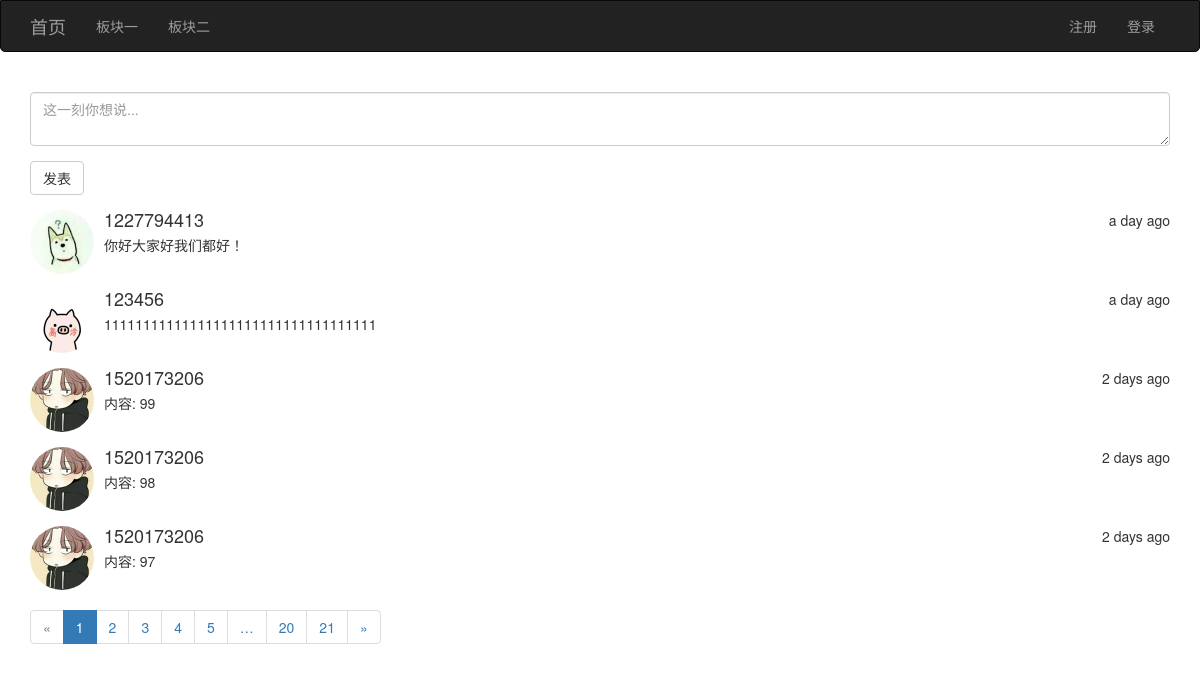
The page / on the database its author committed.
### app/models/posts.py (models this page shows)
class Posts(db.Model):
    __tablename__ = 'posts'
    id = db.Column(db.Integer, primary_key=True)
    rid = db.Column(db.Integer, index=True, default=0)
    content = db.Column(db.Text)
    timestamp = db.Column(db.DateTime, default=datetime.utcnow)
    uid = db.Column(db.Integer, db.ForeignKey('users.id'))

### app/models/users.py (models this page shows, shortened)
class User(UserMixin, db.Model):
    __tablename__ = 'users'
    id = db.Column(db.Integer, primary_key=True)
    username = db.Column(db.String(64), unique=True)
    password_hash = db.Column(db.String(128))
    email = db.Column(db.String(128), unique=True)
    confirmed = db.Column(db.Boolean, default=False)
    icon = db.Column(db.String(64), default='default.jpg')
    posts = db.relationship('Posts', backref='user', lazy='dynamic')
    favorites = db.relationship('Posts', secondary="collections", backref=db.backref('users', lazy='dynamic'), lazy='dynamic')
    @property
    def password(self):
        raise AttributeError('密码不可读')

### app/views/main.py (the view, shortened to what this page needs)
@main.route('/', methods=['GET', 'POST'])
def index():
    form = PostsForm()
    page = request.args.get('page', 1, type=int)  # 用户想查看第几页
    pagination = Posts.query.filter_by(rid=0).order_by(Posts.timestamp.desc()).paginate(page, per_page=5, error_out=False)
    posts = pagination.items
    return render_template('main/index.html', form=form, posts=posts, pagination=pagination)

### app/forms/posts.py
class PostsForm(FlaskForm):
    content = TextAreaField('', render_kw={'placeholder': '这一刻你想说...'}, validators=[Length(10, 200, message="字数不符")])
    submit = SubmitField("发表")

### app/templates/main/index.html (shortened to what this page needs)
{% extends 'commons/base.html' %}
{% from 'commons/macro.html' import pagination_show %}
{% block page_content %}
    {{ wtf.quick_form(form) }}
    {% for post in posts %}
        <div class="media">
            <div class="media-left">
                <a href="#">
                    <img class="media-object" style="width: 64px; height: 64px; border-radius: 50%" src="{{ url_for('static', filename='uploads/' + post.user.icon) }}" alt="...">
                </a>
            </div>
            <div class="media-body">
                <div style="float: right">{{ moment(post.timestamp).fromNow() }}</div>
                <h4 class="media-heading">{{ post.user.username }}</h4>
                {{ post.content }}
            </div>
        </div>
    {% endfor %}
    {{ pagination_show(pagination,'main.index') }}
{% endblock %}

### app/templates/commons/base.html (shortened to what this page needs)
{% extends 'bootstrap/base.html' %}
{% import 'bootstrap/wtf.html' as wtf %}
{% block navbar %}
    <nav class="navbar navbar-inverse" style="border-radius: 0px 0px 5px 5px;">
        <div class="container">
            <div class="navbar-header">
                <a class="navbar-brand" href="{{ url_for('main.index') }}">首页</a>
            </div>
            <div class="collapse navbar-collapse">
                <ul class="nav navbar-nav">
                    <li><a href="#">板块一</a></li>
                    <li><a href="#">板块二</a></li>
                </ul>
                <ul class="nav navbar-nav navbar-right">
                    {% if current_user.is_authenticated %}
                        <li>
                            <a href="{{ url_for('user.change_icon') }}">
                                <img style="width: 36px; height: 36px; border-radius: 50%; float: left; margin-top: -8px" src="{{ url_for('static', filename='uploads/' + current_user.icon) }}" alt="...">
                            </a>
                        </li>
                        <li class="dropdown">
                            <a href="#" class="dropdown-toggle" data-toggle="dropdown" role="button" aria-haspopup="true"
                               aria-expanded="false">你好, {{ current_user.username }} <span class="caret"></span></a>
                            <ul class="dropdown-menu">
                                <li><a href="#">用户信息</a></li>
                                <li><a href="#">修改密码</a></li>
                                <li><a href="#">修改邮箱</a></li>
                                <li><a href="{{ url_for('user.logout') }}">退出</a></li>
                            </ul>
                        </li>
                    {% else %}
                        <li><a href="{{ url_for('user.register') }}">注册</a></li>
                        <li><a href="{{ url_for('user.login') }}">登录</a></li>
                    {% endif %}
                </ul>
            </div>
        </div>
    </nav>
{% endblock %}
{% block content %}
    <div class="container">
        {% block page_content %}
        {% endblock %}
    </div>
{% endblock %}
{% block styles %}
    {{ super() }}
{% endblock %}

### app/templates/commons/macro.html
{% macro pagination_show(pagination,endpoint) %}
    <nav aria-label="Page navigation">
        <ul class="pagination">
            <li {% if not pagination.has_prev %}class="disabled" {% endif %}>
                <a href="{% if pagination.has_prev %}{{ url_for(endpoint,page=pagination.prev_num,**kwargs) }}{% else %}#{% endif %}"
                   aria-label="Previous">
                    <span aria-hidden="true">&laquo</span>
                </a>
            </li>
            {% for p in pagination.iter_pages() %}
                {% if p %}
                    <li {% if pagination.page==p %}class="active"{% endif %}>
                        <a href="{{ url_for(endpoint,page=p,**kwargs) }}">{{ p }}</a>
                    </li>
                {% else %}
                    <li><a href="#">&hellip;</a></li>
                {% endif %}
            {% endfor %}
            <li {% if not pagination.has_next %}class="disabled" {% endif %}>
                <a href="
                        {% if pagination.has_next %}{{ url_for(endpoint,page=pagination.next_num,**kwargs) }}{% else %}#{% endif %}"
                   aria-label="Previous">
                    <span aria-hidden="true">&raquo</span>
                </a>
            </li>
        </ul>
    </nav>
{% endmacro %}

### rows shown on the page
Posts: icon (picture), timestamp "a day ago", user.username "1227794413", content "你好大家好我们都好！"
Posts: icon (picture), timestamp "a day ago", user.username "123456", content "11111111111111111111111111111111111"
Posts: icon (placeholder picture), timestamp "2 days ago", user.username "1520173206", content "内容: 99"
Posts: icon (placeholder picture), timestamp "2 days ago", user.username "1520173206", content "内容: 98"
Posts: icon (placeholder picture), timestamp "2 days ago", user.username "1520173206", content "内容: 97"

### other values the page prints
{{ p }} "1" "2" "3" "4" "5" "20" "21"
